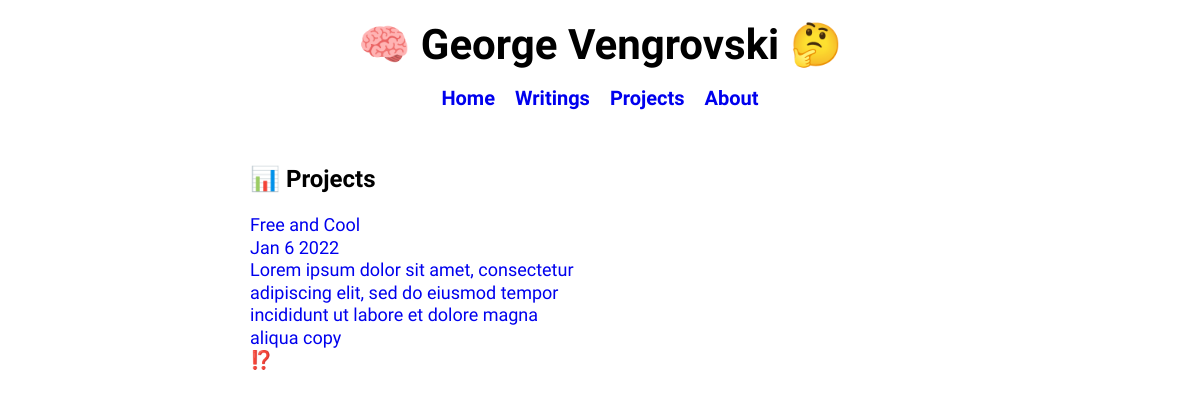
Page /projects on the earlier database version.
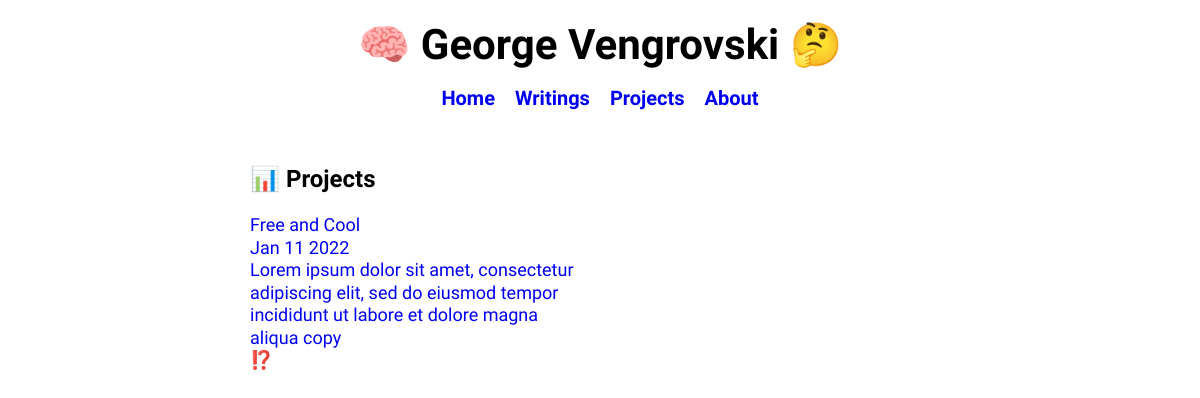
Same page on the later database version.
### tables this page shows
CREATE TABLE projects (
    id INTEGER PRIMARY KEY AUTOINCREMENT,
    created TIMESTAMP NOT NULL DEFAULT CURRENT_TIMESTAMP,
    title TEXT NOT NULL,
    previewText TEXT,
    content TEXT NOT NULL,
    topic TEXT NOT NULL
);

### main.py (the view)
@app.route('/projects')
def projects():
    projects = getAllProjects()
    return render_template('projects.html', projects=projects)

### main.py (called while the page is built)
def get_db_connection():
    connection = sqlite3.connect('database.db')
    connection.row_factory = sqlite3.Row
    return connection

def getAllProjects():
    connection = get_db_connection()
    projects = connection.execute('SELECT * FROM projects').fetchall()
    connection.close()
    return projects

### templates/projects.html
{% extends 'base.html' %} {% block title %} Home {% endblock %} {% block body %}
<br>
<h2 class="generalText"> &#128202; Projects
</h2>
{% for project in projects %}
<div class="generalText">
    <a id="projectsLink" href="{{  url_for('project', project_id=project['title']) }}">
        <div id="projectsContainer">
            <div id="projectsCard">
                <p id="projectsTitle"> {{ project['title'] | safe}} </p>
                <p id="projectsDate"> {{ project['created'] | safe}} </p>
                <p id="projectsPreviewText"> {{ project['previewText'] | safe}} </p>
                <p id="projectsTopic"> {{ project['topic'] | safe}} </p>
            </div>
        </div>
    </a>
</div>
{% endfor %} {% endblock %}

Differences in the rows shown:
changed projects "Free and Cool": created "Jan 6 2022" → "Jan 11 2022"
